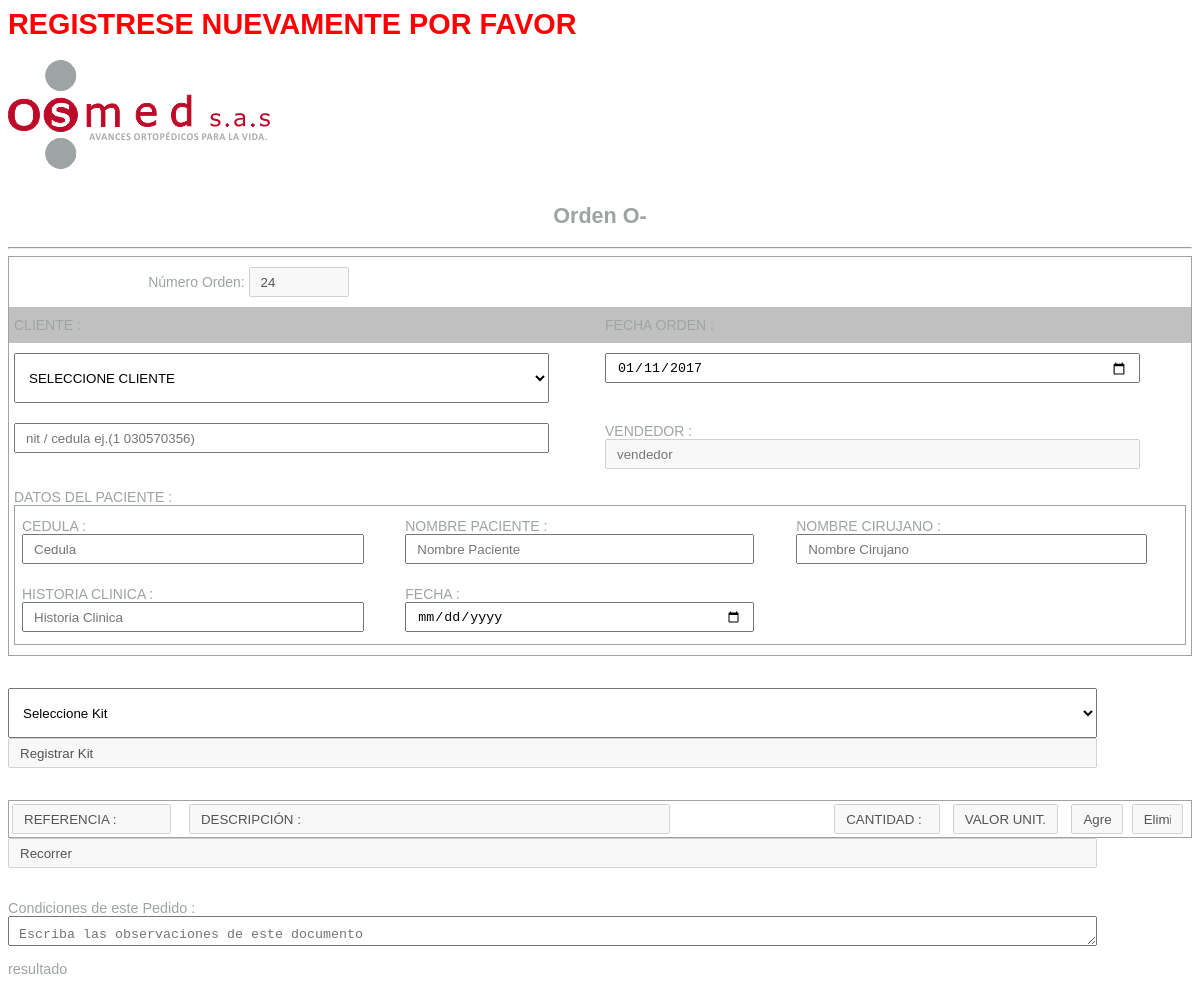
The app's page /php/registropedidoinv.php, older data.
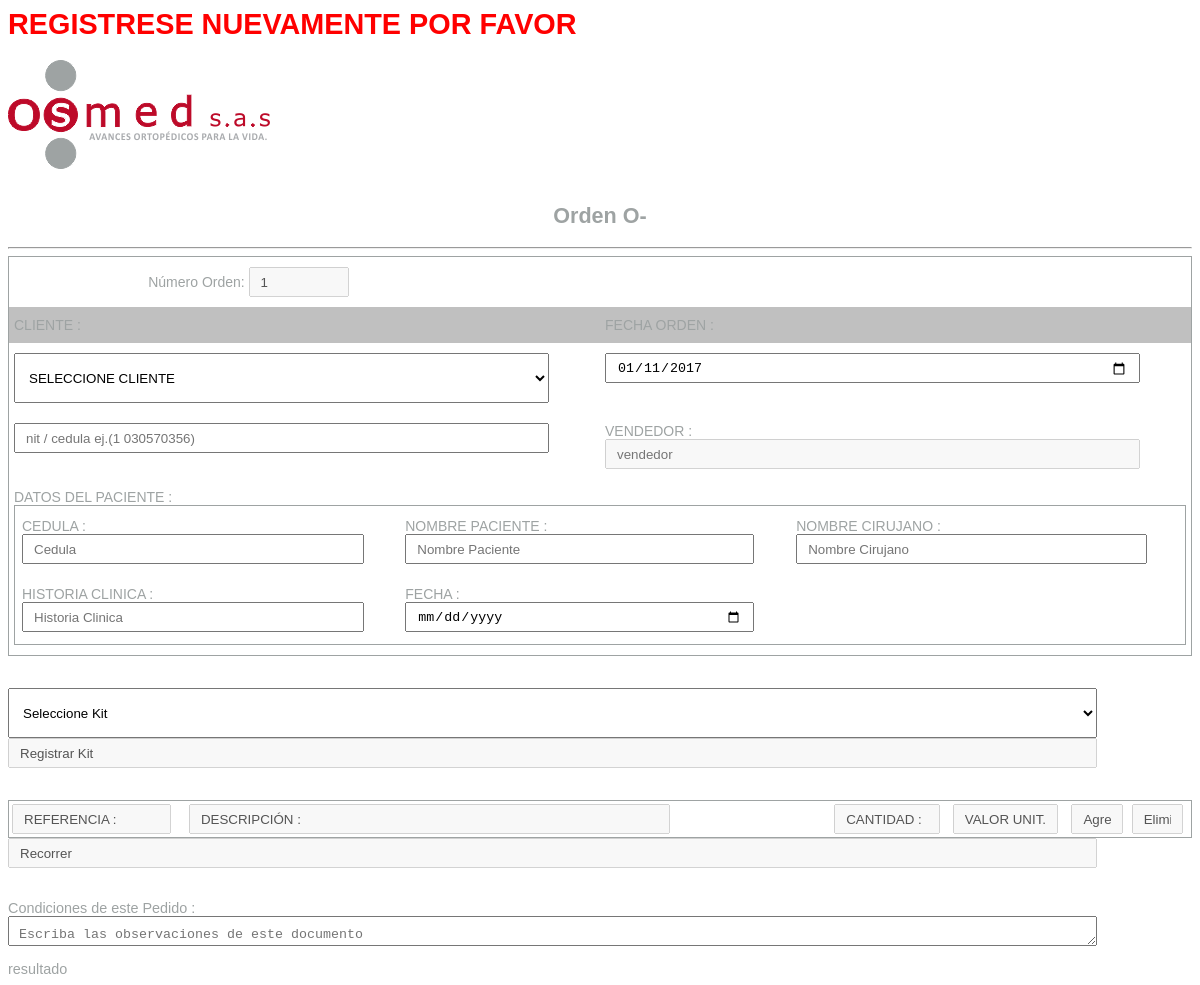
The same page, newer data.
### tables this page shows
CREATE TABLE `remision` (
  `idremision` int(15) NOT NULL,
  `idsalida` int(15) NOT NULL,
  `idbodega` int(15) NOT NULL,
  `idpaciente` int(15) NOT NULL,
  `idusuario` int(15) NOT NULL,
  `idclientes` int(15) NOT NULL,
  `fecha` varchar(15) NOT NULL,
  `subtotal` int(15) NOT NULL,
  `iva` int(15) NOT NULL,
  `descuento` int(15) NOT NULL,
  `fletes` int(15) NOT NULL,
  `estado` varchar(15) NOT NULL,
  `retefuente` varchar(15) NOT NULL,
  `total` int(15) NOT NULL,
  `documento` varchar(20) NOT NULL,
  `observacioneliminado` varchar(250) DEFAULT NULL
);

### php/registropedidoinv.php (the view, shortened to what this page needs)
<?php
$ns = $_SESSION['id'];
$hoy = date("Y-m-d");
if($ns==''){
	echo '<div id="vencimiento1" class="si"><h1>REGISTRESE NUEVAMENTE POR FAVOR</h1></div>';
}
include_once "conexion.php";
$conexion= conexion();
$bill_remision = mysqli_query($conexion,"SELECT * FROM  `remision` WHERE  `documento` LIKE  'O%' ORDER BY  `remision`.`idremision` DESC ") or die(mysqli_error($conexion));
$rowremision = $bill_remision->fetch_assoc();
$documento = $rowremision['documento'];
$numdoc = substr($documento, 1)+1;
?>
<section id="encabezado">
		<div id="logo">
			<a href="../html/profile"><img src="../imagenes/logo.png"></a>
		</div>
	</section>
<form method="post" action="">
<br>
<center><h2>Orden O-</h2></center><hr>
<table class="tg">
  <tr>
    <th class="tg-031e" colspan="5">
		<div id="numeroremision"><label>Número Orden: </label><?php echo '<input type="text" name="idremision" id="idremision" value="'.$numdoc.'" disabled>';?></div>
    </th>
  </tr>
  <tr>
    <td class="tg-le8v" colspan="2">CLIENTE :</td>
    <td class="tg-le8v" colspan="3">FECHA ORDEN :</td>
  </tr>
  <td class="tg-yw4l" colspan="2">
    	<select name="nombre_cliente" id="nombre_cliente">
    		<option value="">SELECCIONE CLIENTE</option>
    	</select>
    <td class="tg-yw4l" colspan="3"><?php echo '<input type="date" name="fecha_remision" id="fecha_remision" value="'.$hoy.'">'; ?></td>
  <tr>
    <td class="tg-yw4l" colspan="2"><input type="text" name="nit_cliente" id="nit_cliente" onblur="buscarCedula('nit_cliente')" placeholder="nit / cedula ej.(1 030570356)"></td>
    <td class="tg-yw4l" width="50%"><label>VENDEDOR :</label><input type="text" name="vendedor" id="vendedor" placeholder="vendedor" value="<?php echo $ns;?>" disabled></td>
  </tr>
  <tr>
    <td class="tg-yw4l" colspan="4" rowspan="2"><label>DATOS DEL PACIENTE :</label>
    	<table class="datos">
    		<tr>
    			<td><label>CEDULA :</label><input name="datosPaCed" id="datosPaCed" placeholder="Cedula"></td>
    			<td><label>NOMBRE PACIENTE :</label><input name="datosPaNPa" id="datosPaNPa" placeholder="Nombre Paciente"></td>
    			<td><label>NOMBRE CIRUJANO :</label><input name="datosPaNCi" id="datosPaNCi" placeholder="Nombre Cirujano"></td>
    		</tr>
    		<tr>
    			<td><label>HISTORIA CLINICA :</label> <input name="datosPaHis" id="datosPaHis" placeholder="Historia Clinica"></td>
    			<td><label>FECHA :</label><input type="date" name="datosPaFec" id="datosPaFec" placeholder="Fecha Cirujia"></td>
    			<td></td>
    		</tr>
    	</table>
    </td>
  </tr>
</table>
<br><br>
<select name="skit" id="skit">
	<option value="">Seleccione Kit</option>
</select>
<div id="rkit"><input value="Registrar Kit" disabled></div>
<br><br>
<table id="productos">
	<tr>
		<td width="15%"><input name="ref" id="ref" value="REFERENCIA :" disabled></td>
		<td><input name="nom" id="nom" VALUE="DESCRIPCIÓN :"disabled></td>
		<td width="10%"><input type="hidden" name="cant" id="cant" VALUE="CANTIDAD :"disabled></td>
		<td width="10%"><input name="cant" id="cant" VALUE="CANTIDAD :"disabled></td>
		<td width="10%"><input name="precio" id="precio" VALUE="VALOR UNIT. :"disabled></td>
		<td width="5%"><div id="mas"><input value="Agregar" disabled></div></td>
		<td width="5%"><div id="menos"><input value="Eliminar" disabled></div></td>
	</tr>
</table>
<div id="recorrido"><td width="5%"><div id="btnRecorrer"><input value="Recorrer" disabled></div></td></div>
<br><br>
<label>Condiciones de este Pedido :</label><br><textarea id="observaciones" placeholder="Escriba las observaciones de este documento"></textarea>
</form>
<div id="resultado1">resultado</div>
</body>
</html>

Row changes from the older to the newer data that the page shows:
removed remision: idremision "24"
Text that changed along with them:
form field idremision: (not shown) → "1"
